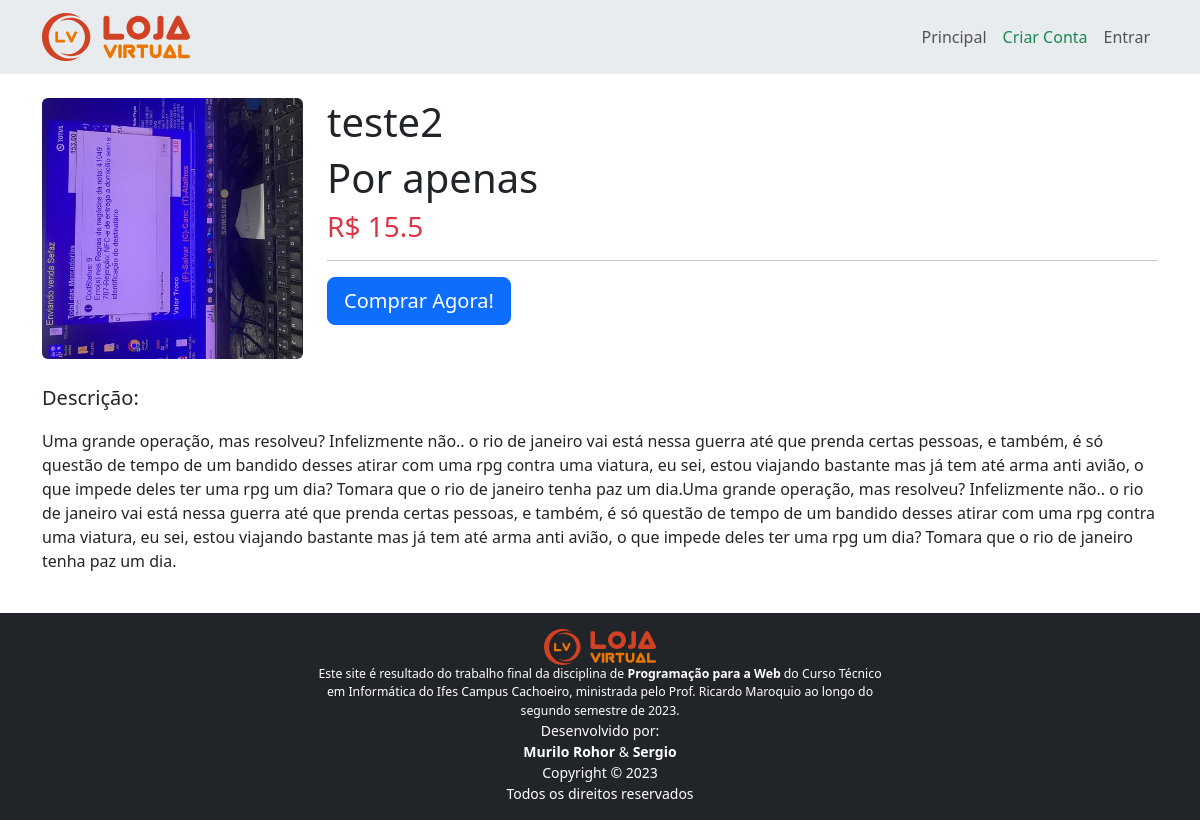
/produto/4, run on the app's committed database.
### tables this page shows
CREATE TABLE produto (
 id INTEGER PRIMARY KEY AUTOINCREMENT,
 nome TEXT NOT NULL,
 descricao TEXT NOT NULL,
 preco DECIMAL(10, 2) NOT NULL
 );

### routes/ProdutoRouter.py (the view)
@router.get("/{id}")
async def get_details_index(
    request: Request,
    id: int,
    usuario: Usuario = Depends(obter_usuario_logado),
):
    produto = ProdutoRepo.obter_por_id(id)
    return templates.TemplateResponse(
        "root/detalhes.html",
        {"request": request, "usuario": usuario, "produto": produto},
    )

### templates/root/detalhes.html
{% extends "base.html" %}
{% block principal %}
<div class="col-12">
    <div class="row">
        <div class="col-3 mb-4">
            <img src="/static/img/produtos/{{ '{:04d}'.format(produto.id) }}.jpg" alt="{{ produto.nome }}" class="img-fluid rounded">
        </div>
        <div class="col-9 mb-4">
            <h1>{{ produto.nome }}</h1>
            <h6 class="display-6">Por apenas</h6>
            <h3 class="text-danger">R$ {{ produto.preco }}</h3>
            <hr>
            <button class="btn btn-primary btn-lg">Comprar Agora!</button>
        </div>
    </div>
</div>
<div class="col-12">
    <p class="lead">Descrição:</p>
    <p>{{ produto.descricao }}</p>
</div>
{% endblock %}

### templates/base.html (shortened to what this page needs)
<html>
<head>
    <link rel="stylesheet" href="/static/lib/bootstrap/bootstrap.min.css">
    <link rel="stylesheet" href="/static/lib/bootstrap-icons/font/bootstrapicons.min.css">
    <link rel="stylesheet" href="/static/css/estilos.css">
</head>
<body class="d-flex flex-column min-vh-100">
    <nav class="navbar navbar-expand-lg bg-body-secondary">
        <div class="container">
            <a class="navbar-brand" href="/">
                <img src="/static/img/logotipo.svg" alt="Logotipo Loja
Virtual" height="48">
            </a>
            <div class="collapse navbar-collapse justify-content-end" id="navbarPrincipal">
                <div class="navbar-nav">
                    <a class="nav-link text-center {{'active' if request.url.path == '/'}}" href="/">Principal</a>
                    {% if not usuario: %}
                    <a class="nav-link text-center text-success {{'active' if request.url.path == '/login'}}"
                        href="/register">Criar Conta</a>
                    <a class="nav-link text-center {{'active' if request.url.path == '/login'}}"
                        href="/login">Entrar</a>
                    {% endif %}
                </div>
            </div>
        </div>
    </nav>
    <main class="container my-4">
        {% block principal %}
        {% endblock %}
    </main>
    <footer class="p-3 text-bg-dark text-center mt-auto">
        <div class="col-6 offset-3">
            <p class="small m-0">
                <img src="/static/img/logotipo.svg" alt="Logotipo Loja Virtual" height="36"><br>
                <span class="small">Este site é resultado do trabalho final
                    da disciplina de <b>Programação para a Web</b> do Curso Técnico em
                    Informática do Ifes Campus Cachoeiro, ministrada pelo Prof. Ricardo Maroquio
                    ao longo do segundo semestre de 2023.</span><br>
                Desenvolvido por:<br>
                <b>Murilo Rohor</b> & <b>Sergio</b><br>
                Copyright &copy; 2023<br>
                Todos os direitos reservados
            </p>
        </div>
    </footer>
</body>
</html>

### data on the page
produto: nome "teste2", preco "15.5", descricao "Uma grande operação, mas resolveu? Infelizmente não.. o rio de janeiro vai está nessa guerra até que prenda certas pessoas, e também, é só questão de tempo de um bandido desses atirar com uma rpg contra uma viatura, eu sei, estou viajando bastante mas já tem até arma anti avião, o que impede deles ter uma rpg um dia? Tomara que o rio de janeiro tenha paz um dia.Uma grande operação, mas resolveu? Infelizmente não.. o rio de janeiro vai está nessa guerra até que prenda certas pessoas, e também, é só questão de tempo de um bandido desses atirar com uma rpg contra uma viatura, eu sei, estou viajando bastante mas já tem até arma anti avião, o que impede deles ter uma rpg um dia? Tomara que o rio…"
